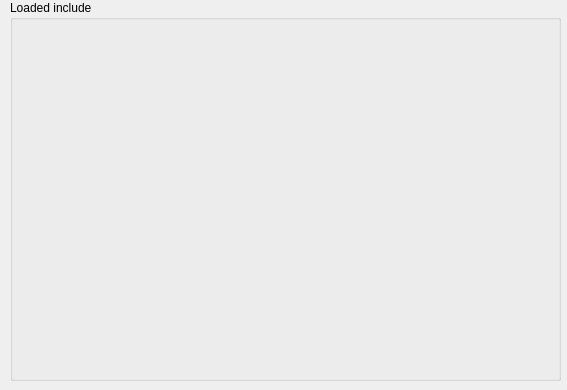
<?xml version="1.0" encoding="UTF-8"?>
<ui version="4.0">
 <class>MainWindow</class>
 <widget class="QMainWindow" name="MainWindow">
  <property name="geometry">
   <rect>
    <x>0</x>
    <y>0</y>
    <width>567</width>
    <height>390</height>
   </rect>
  </property>
  <property name="windowTitle">
   <string>MainWindow</string>
  </property>
  <widget class="QWidget" name="centralwidget">
   <widget class="QGroupBox" name="groupBox">
    <property name="geometry">
     <rect>
      <x>10</x>
      <y>0</y>
      <width>551</width>
      <height>381</height>
     </rect>
    </property>
    <property name="title">
     <string>Loaded include</string>
    </property>
    <widget class="caCalc" name="cacalc_18">
     <property name="geometry">
      <rect>
       <x>200</x>
       <y>350</y>
       <width>70</width>
       <height>20</height>
      </rect>
     </property>
     <property name="variable">
      <string notr="true"/>
     </property>
     <property name="calc">
      <string notr="true">A</string>
     </property>
     <property name="channel" stdset="0">
      <string notr="true">Global_Rescale.{&quot;caqtdm_monitor&quot;:{&quot;maxdisplayrate&quot;:150}}</string>
     </property>
     <property name="eventSignal">
      <enum>caCalc::TriggerZeroToOne</enum>
     </property>
    </widget>
    <widget class="caCalc" name="cacalc_4">
     <property name="geometry">
      <rect>
       <x>320</x>
       <y>350</y>
       <width>171</width>
       <height>20</height>
      </rect>
     </property>
     <property name="variable">
      <string notr="true">_Automin</string>
     </property>
     <property name="eventSignal">
      <enum>caCalc::onAnyChange</enum>
     </property>
    </widget>
    <widget class="caCartesianPlot" name="cacartesianplot">
     <property name="geometry">
      <rect>
       <x>20</x>
       <y>20</y>
       <width>441</width>
       <height>281</height>
      </rect>
     </property>
     <property name="channels_1" stdset="0">
      <string>;simul</string>
     </property>
     <property name="symbol_1">
      <enum>caCartesianPlot::Diamond</enum>
     </property>
     <property name="color_1">
      <color>
       <red>29</red>
       <green>159</green>
       <blue>20</blue>
      </color>
     </property>
     <property name="LegendEnabled">
      <bool>true</bool>
     </property>
     <property name="XaxisSyncGroup">
      <number>1</number>
     </property>
    </widget>
    <widget class="caCalc" name="cacalc_2">
     <property name="geometry">
      <rect>
       <x>60</x>
       <y>350</y>
       <width>70</width>
       <height>20</height>
      </rect>
     </property>
     <property name="calc">
      <string notr="true">A</string>
     </property>
     <property name="channel" stdset="0">
      <string notr="true">scrollmin</string>
     </property>
     <property name="eventSignal">
      <enum>caCalc::onAnyChange</enum>
     </property>
    </widget>
    <widget class="caCalc" name="cacalc_3">
     <property name="geometry">
      <rect>
       <x>320</x>
       <y>320</y>
       <width>171</width>
       <height>20</height>
      </rect>
     </property>
     <property name="variable">
      <string notr="true">_Automax</string>
     </property>
     <property name="initialValue">
      <double>30.000000000000000</double>
     </property>
     <property name="eventSignal">
      <enum>caCalc::onAnyChange</enum>
     </property>
    </widget>
    <widget class="caCalc" name="cacalc">
     <property name="geometry">
      <rect>
       <x>60</x>
       <y>320</y>
       <width>70</width>
       <height>20</height>
      </rect>
     </property>
     <property name="calc">
      <string notr="true">A</string>
     </property>
     <property name="channel" stdset="0">
      <string notr="true">scrollmax</string>
     </property>
     <property name="eventSignal">
      <enum>caCalc::onAnyChange</enum>
     </property>
    </widget>
   </widget>
  </widget>
 </widget>
 <customwidgets>
  <customwidget>
   <class>caCartesianPlot</class>
   <extends>QFrame</extends>
   <header>caCartesianPlot</header>
  </customwidget>
  <customwidget>
   <class>caCalc</class>
   <extends>QLabel</extends>
   <header>caCalc</header>
  </customwidget>
 </customwidgets>
 <resources/>
 <connections>
  <connection>
   <sender>cacalc</sender>
   <signal>emitSignal(double)</signal>
   <receiver>cacartesianplot</receiver>
   <slot>setMaxXResize(double)</slot>
   <hints>
    <hint type="sourcelabel">
     <x>96</x>
     <y>328</y>
    </hint>
    <hint type="destinationlabel">
     <x>53</x>
     <y>273</y>
    </hint>
   </hints>
  </connection>
  <connection>
   <sender>cacalc_2</sender>
   <signal>emitSignal(double)</signal>
   <receiver>cacartesianplot</receiver>
   <slot>setMinXResize(double)</slot>
   <hints>
    <hint type="sourcelabel">
     <x>82</x>
     <y>358</y>
    </hint>
    <hint type="destinationlabel">
     <x>32</x>
     <y>294</y>
    </hint>
   </hints>
  </connection>
  <connection>
   <sender>cacartesianplot</sender>
   <signal>getAutoScaleXMax(double)</signal>
   <receiver>cacalc_3</receiver>
   <slot>setValue(double)</slot>
   <hints>
    <hint type="sourcelabel">
     <x>228</x>
     <y>213</y>
    </hint>
    <hint type="destinationlabel">
     <x>338</x>
     <y>325</y>
    </hint>
   </hints>
  </connection>
  <connection>
   <sender>cacartesianplot</sender>
   <signal>getAutoScaleXMin(double)</signal>
   <receiver>cacalc_4</receiver>
   <slot>setValue(double)</slot>
   <hints>
    <hint type="sourcelabel">
     <x>202</x>
     <y>211</y>
    </hint>
    <hint type="destinationlabel">
     <x>357</x>
     <y>362</y>
    </hint>
   </hints>
  </connection>
  <connection>
   <sender>cacalc_18</sender>
   <signal>emitSignal(bool)</signal>
   <receiver>cacartesianplot</receiver>
   <slot>triggerXAutoScale()</slot>
   <hints>
    <hint type="sourcelabel">
     <x>232</x>
     <y>354</y>
    </hint>
    <hint type="destinationlabel">
     <x>189</x>
     <y>293</y>
    </hint>
   </hints>
  </connection>
 </connections>
</ui>
